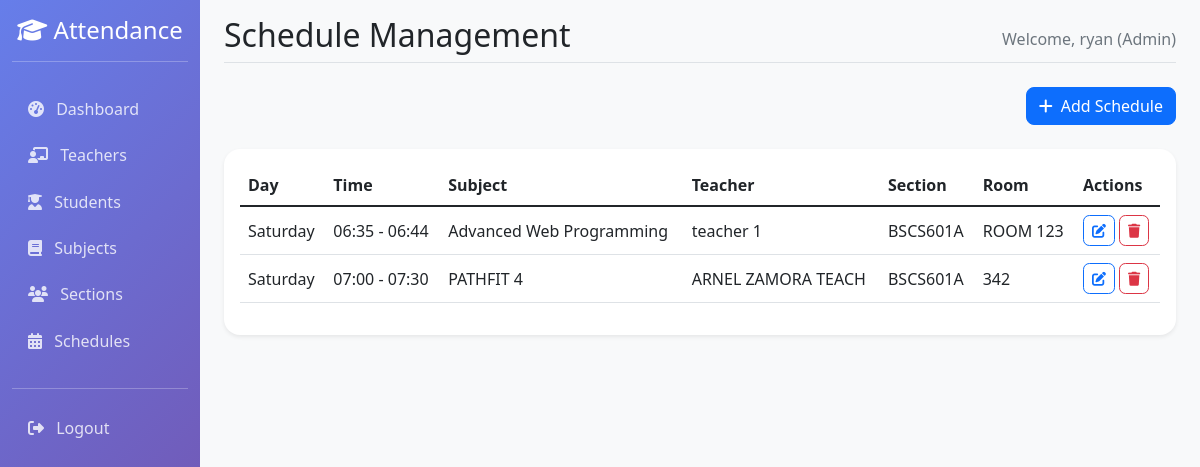
Screenshot of /admin-portal/schedules/ (signed in) with the database file from the repository.
### webapp/models.py (models this page shows, shortened)
class CustomUser(AbstractUser):
    USER_TYPE_CHOICES = [
        ('admin', 'Admin'),
        ('teacher', 'Teacher'),
        ('student', 'Student'),
    ]
    email = models.EmailField(unique=True)
    user_type = models.CharField(max_length=10, choices=USER_TYPE_CHOICES)
    middle_name = models.CharField(max_length=150, blank=True)
    USERNAME_FIELD = 'email'
    REQUIRED_FIELDS = ['username', 'first_name', 'last_name', 'user_type']

class Schedule(models.Model):
    DAYS_OF_WEEK = (
        ('monday', 'Monday'),
        ('tuesday', 'Tuesday'),
        ('wednesday', 'Wednesday'),
        ('thursday', 'Thursday'),
        ('friday', 'Friday'),
        ('saturday', 'Saturday'),
        ('sunday', 'Sunday'),
    )
    id = models.UUIDField(primary_key=True, default=uuid.uuid4, editable=False)
    teacher = models.ForeignKey(Teacher, on_delete=models.CASCADE)
    subject = models.ForeignKey(Subject, on_delete=models.CASCADE)
    section = models.ForeignKey(Section, on_delete=models.CASCADE)
    day_of_week = models.CharField(max_length=10, choices=DAYS_OF_WEEK)
    start_time = models.TimeField()
    end_time = models.TimeField()
    room = models.CharField(max_length=50, blank=True)
    is_active = models.BooleanField(default=True)
    class Meta:
        unique_together = ['teacher', 'subject', 'section', 'day_of_week', 'start_time']
        ordering = ['day_of_week', 'start_time']

class Subject(models.Model):
    id = models.UUIDField(primary_key=True, default=uuid.uuid4, editable=False)
    name = models.CharField(max_length=100)
    code = models.CharField(max_length=20, unique=True)
    description = models.TextField(blank=True)
    created_at = models.DateTimeField(auto_now_add=True)

class Teacher(models.Model):
    id = models.UUIDField(primary_key=True, default=uuid.uuid4, editable=False)
    user = models.OneToOneField(CustomUser, on_delete=models.CASCADE)
    teacher_id = models.CharField(max_length=20, unique=True)
    first_name = models.CharField(max_length=50)
    last_name = models.CharField(max_length=50)
    phone = models.CharField(max_length=15, blank=True)
    sections = models.ManyToManyField(Section, blank=True)
    subjects = models.ManyToManyField(Subject, blank=True)
    created_at = models.DateTimeField(auto_now_add=True)  # Added to match Student
    updated_at = models.DateTimeField(auto_now=True)      # Added to match Student
    @property
    def full_name(self):
        return f"{self.first_name} {self.last_name}"

class Section(models.Model):
    id = models.UUIDField(primary_key=True, default=uuid.uuid4, editable=False)
    name = models.CharField(max_length=50)
    year_level = models.CharField(max_length=20)
    created_at = models.DateTimeField(auto_now_add=True)

### webapp/admin_views.py (the view)
# urls.py: path('schedules/', admin_views.schedule_list, name='schedule_list'),
@login_required
def schedule_list(request):
    if request.user.user_type != 'admin':
        return redirect('login')
    schedules = Schedule.objects.select_related(
        'teacher',
        'subject',
        'section'
    ).order_by('day_of_week', 'start_time')
    teachers = Teacher.objects.prefetch_related('subjects', 'sections').all()
    subjects = Subject.objects.all().order_by('name')
    sections = Section.objects.all().order_by('name')
    context = {
        'schedules': schedules,
        'teachers': teachers,
        'subjects': subjects,
        'sections': sections,
    }
    return render(request, 'webapp/admin/schedule_list.html', context)

### webapp/templates/webapp/admin/schedule_list.html (shortened to what this page needs)
{% extends 'webapp/base.html' %}
{% block page_title %}Schedule Management{% endblock %}
{% block content %}
<div class="row">
    <div class="col-12 mb-4">
        <div class="d-flex justify-content-end">
            <button type="button" class="btn btn-primary" data-bs-toggle="modal" data-bs-target="#addScheduleModal">
                <i class="fas fa-plus me-2"></i>Add Schedule
            </button>
        </div>
    </div>
    <div class="col-12">
        <div class="card">
            <div class="card-body">
                <div class="table-responsive">
                    <table class="table" id="schedule-table">
                        <thead>
                            <tr>
                                <th>Day</th>
                                <th>Time</th>
                                <th>Subject</th>
                                <th>Teacher</th>
                                <th>Section</th>
                                <th>Room</th>
                                <th>Actions</th>
                            </tr>
                        </thead>
                        <tbody>
                            {% for schedule in schedules %}
                            <tr>
                                <td>{{ schedule.day_of_week|title }}</td>
                                <td>{{ schedule.start_time|time:"H:i" }} - {{ schedule.end_time|time:"H:i" }}</td>
                                <td>{{ schedule.subject.name }}</td>
                                <td>{{ schedule.teacher.full_name }}</td>
                                <td>{{ schedule.section.name }}</td>
                                <td>{{ schedule.room }}</td>
                                <td>
                                    <button type="button" class="btn btn-sm btn-outline-primary"
                                            onclick='editSchedule({
                                                id: "{{ schedule.id }}",
                                                day: "{{ schedule.day_of_week }}",
                                                start: "{{ schedule.start_time|time:'H:i' }}",
                                                end: "{{ schedule.end_time|time:'H:i' }}",
                                                teacher: "{{ schedule.teacher.id }}",
                                                subject: "{{ schedule.subject.id }}",
                                                section: "{{ schedule.section.id }}",
                                                room: "{{ schedule.room|escapejs }}"
                                            })'>
                                        <i class="fas fa-edit"></i>
                                    </button>
                                    <a href="{% url 'schedule_delete' schedule.id %}"
                                       class="btn btn-sm btn-outline-danger"
                                       onclick="return confirm('Are you sure you want to delete this schedule?')">
                                        <i class="fas fa-trash"></i>
                                    </a>
                                </td>
                            </tr>
                            {% endfor %}
                        </tbody>
                    </table>
                </div>
            </div>
        </div>
    </div>
</div>
{% endblock %}

### webapp/templates/webapp/base.html (shortened to what this page needs)
<!DOCTYPE html>
<html lang="en">
<head>
    <link href="https://cdn.jsdelivr.net/npm/bootstrap@5.1.3/dist/css/bootstrap.min.css" rel="stylesheet">
    <link href="https://cdnjs.cloudflare.com/ajax/libs/font-awesome/6.4.0/css/all.min.css" rel="stylesheet">
    <link rel="stylesheet" type="text/css" href="https://cdn.datatables.net/buttons/2.2.3/css/buttons.bootstrap5.min.css">
    <link rel="stylesheet" href="https://cdn.jsdelivr.net/npm/sweetalert2@11.7.3/dist/sweetalert2.min.css">
</head>
<body>
    {% if user.is_authenticated %}
    <div class="container-fluid">
        <div class="row">
            <nav class="col-md-3 col-lg-2 d-md-block sidebar collapse">
                <div class="position-sticky pt-3">
                    <div class="text-center mb-4">
                        <h4><i class="fas fa-graduation-cap"></i> Attendance</h4>
                        <hr class="text-white">
                    </div>
                    {% if user.user_type == 'admin' %}
                        <ul class="nav flex-column">
                            <li class="nav-item">
                                <a class="nav-link" href="{% url 'admin_dashboard' %}">
                                    <i class="fas fa-tachometer-alt me-2"></i> Dashboard
                                </a>
                            </li>
                            <li class="nav-item">
                                <a class="nav-link" href="{% url 'teacher_list' %}">
                                    <i class="fas fa-chalkboard-teacher me-2"></i> Teachers
                                </a>
                            </li>
                            <li class="nav-item">
                                <a class="nav-link" href="{% url 'student_list' %}">
                                    <i class="fas fa-user-graduate me-2"></i> Students
                                </a>
                            </li>
                            <li class="nav-item">
                                <a class="nav-link" href="{% url 'subject_list' %}">
                                    <i class="fas fa-book me-2"></i> Subjects
                                </a>
                            </li>
                            <li class="nav-item">
                                <a class="nav-link" href="{% url 'section_list' %}">
                                    <i class="fas fa-users me-2"></i> Sections
                                </a>
                            </li>
                            <li class="nav-item">
                                <a class="nav-link" href="{% url 'schedule_list' %}">
                                    <i class="fas fa-calendar-alt me-2"></i> Schedules
                                </a>
                            </li>
                        </ul>
                    {% endif %}
                    <hr class="text-white mt-4">
                    <ul class="nav flex-column">
                        <li class="nav-item">
                            <a class="nav-link" href="{% url 'logout' %}">
                                <i class="fas fa-sign-out-alt me-2"></i> Logout
                            </a>
                        </li>
                    </ul>
                </div>
            </nav>
            <main class="col-md-9 ms-sm-auto col-lg-10 px-md-4 main-content">
                <div class="pt-3 pb-2 mb-3">
                    <div class="d-flex justify-content-between flex-wrap flex-md-nowrap align-items-center border-bottom">
                        <h1 class="h2">{% block page_title %}Dashboard{% endblock %}</h1>
                        <div class="text-muted">
    Welcome,
    {% if user.user_type == 'teacher' %}
        {{ teacher.full_name }} (Teacher)
    {% elif user.user_type == 'student' %}
        {{ student.first_name }} {{ student.last_name }} (Student)
    {% elif user.user_type == 'admin' %}
        {{ user.username }} (Admin)
    {% else %}
        {{ user.first_name|default:user.username }}
    {% endif %}
</div>
                    </div>
                    <div class="mt-4">
                        {% block content %}
                        {% endblock %}
                    </div>
                </div>
            </main>
        </div>
    </div>
    {% endif %}
</body>
</html>

### webapp/templates/webapp/base.html (style rules this page uses)
.sidebar { min-height: 100vh; background: linear-gradient(135deg, #667eea 0%, #764ba2 100%); color: white; }
.sidebar .nav-link { color: rgba(255, 255, 255, 0.8); border-radius: 0.5rem; margin: 0.2rem 0; transition: all 0.3s ease; }
.main-content { background-color: #f8f9fa; min-height: 100vh; }
.card { border: none; border-radius: 1rem; box-shadow: 0 0.125rem 0.25rem rgba(0, 0, 0, 0.075); transition: all 0.3s ease; }
.btn { border-radius: 0.5rem; transition: all 0.3s ease; }
.table td { vertical-align: middle; }
.btn-sm { padding: 0.25rem 0.5rem; font-size: 0.875rem; border-radius: 0.4rem; }

### rows the page displays
CustomUser: username "ryan"
Schedule: day_of_week "Saturday", start_time "06:35", end_time "06:44", subject.name "Advanced Web Programming", teacher.full_name "teacher 1", section.name "BSCS601A", room "ROOM 123"
Schedule: day_of_week "Saturday", start_time "07:00", end_time "07:30", subject.name "PATHFIT 4", teacher.full_name "ARNEL ZAMORA TEACH", section.name "BSCS601A", room "342"
